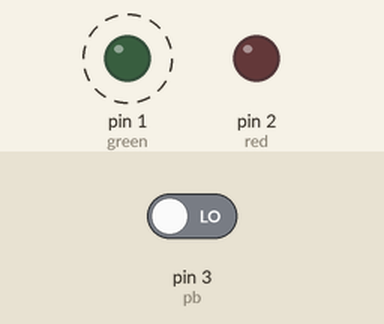
The sketch below on a simulated Arduino Uno, built with avr-gcc and run on an emulated ATmega328P. Shown: output pins drawn as LEDs (lit = HIGH). Dashed ring = blinking. The inputs (shaded band) are chosen by the test bench; at power-on: pin 3 (pb) LOW.

Above: at 1.2 s.
1.3 s: pin 3 (pb) driven HIGH
At 1.9 s:
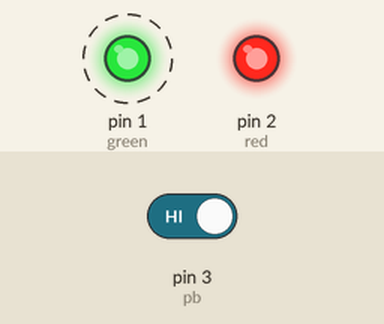
4.3 s: pin 3 (pb) driven LOW
At 6.1 s:
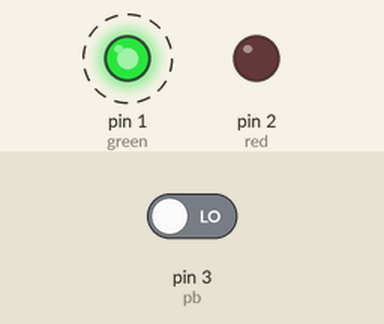
Timing chart, 0 to 13.3 s (numbered marks = the images above; inputs shaded):
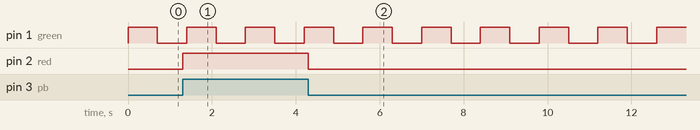

The sketch:

interrupt.ino
```cpp
#include<TimerOne.h>

const int red=2,green=1,pb=3;

void setup() {
  pinMode(red,OUTPUT);
  pinMode(green,OUTPUT);
  pinMode(pb,INPUT);
  Timer1.initialize(10000);
  Timer1.attachInterrupt(blinkRed);
}

void loop() {
  for(int i=0;i<5;i++) {
    digitalWrite(green, HIGH);
    delay(700);
    digitalWrite(green, LOW);
    delay(700);
  }
}

void blinkRed() {
  if(digitalRead(pb) == HIGH) {
    digitalWrite(red, HIGH);
  } else {
    digitalWrite(red, LOW);
  }
}
```

Measured:
- after the input at 1.3 s, pin 2 (red): LOW → HIGH at once
- after the input at 4.3 s, pin 2 (red): HIGH → LOW at once
- by itself, pin 1 (green): alternates HIGH for 0.70 s and LOW for 0.70 s
